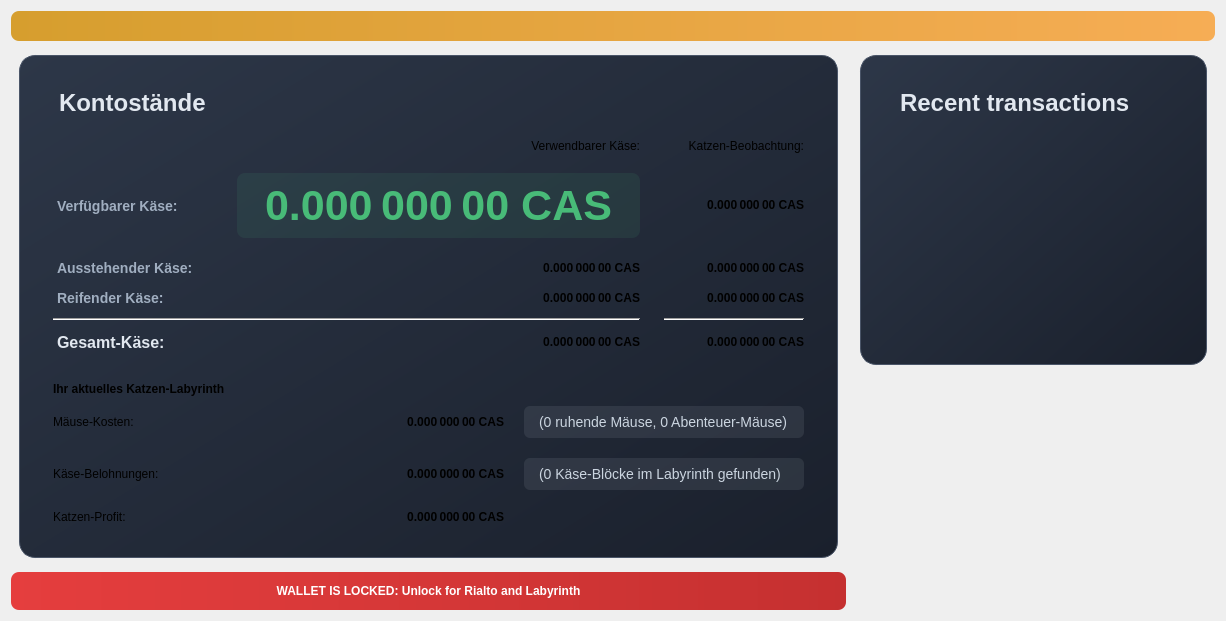
<?xml version="1.0" encoding="UTF-8"?>
<ui version="4.0">
 <class>OverviewPage</class>
 <widget class="QWidget" name="OverviewPage">
  <property name="geometry">
   <rect>
    <x>0</x>
    <y>0</y>
    <width>665</width>
    <height>427</height>
   </rect>
  </property>
  <property name="windowTitle">
   <string>Form</string>
  </property>
  <layout class="QVBoxLayout" name="topLayout">
   <item>
    <widget class="QLabel" name="labelAlerts">
     <property name="visible">
      <bool>false</bool>
     </property>
     <property name="styleSheet">
      <string notr="true">QLabel { background-color: qlineargradient(x1: 0, y1: 0, x2: 1, y2: 0, stop:0 #d69e2e, stop:1 #f6ad55); color:#ffffff; border-radius: 8px; padding: 8px; }</string>
     </property>
     <property name="wordWrap">
      <bool>true</bool>
     </property>
     <property name="margin">
      <number>3</number>
     </property>
     <property name="textInteractionFlags">
      <set>Qt::TextSelectableByMouse</set>
     </property>
    </widget>
   </item>
   <item>
    <layout class="QHBoxLayout" name="horizontalLayout" stretch="1,1">
     <item>
      <layout class="QVBoxLayout" name="verticalLayout_2">
       <item>
        <widget class="QFrame" name="frame">
         <property name="styleSheet">
          <string notr="true">#frame { 
background: qlineargradient(x1: 0, y1: 0, x2: 1, y2: 1, stop: 0 #2d3748, stop: 1 #1a202c);
border: 1px solid #4a5568;
border-radius: 16px;
padding: 24px;
margin: 8px;
}</string>
         </property>
         <property name="frameShape">
          <enum>QFrame::StyledPanel</enum>
         </property>
         <property name="frameShadow">
          <enum>QFrame::Raised</enum>
         </property>
         <layout class="QVBoxLayout" name="verticalLayout_4">
          <item>
           <layout class="QHBoxLayout" name="horizontalLayout_4">
            <item>
             <widget class="QLabel" name="label_5">
              <property name="font">
               <font>
                <pointsize>18</pointsize>
                <bold>true</bold>
               </font>
              </property>
              <property name="styleSheet">
               <string notr="true">QLabel { color: #e2e8f0; margin-bottom: 16px; }</string>
              </property>
              <property name="text">
               <string>Kontostände</string>
              </property>
             </widget>
            </item>
            <item>
             <widget class="QPushButton" name="labelWalletStatus">
              <property name="enabled">
               <bool>true</bool>
              </property>
              <property name="maximumSize">
               <size>
                <width>30</width>
                <height>16777215</height>
               </size>
              </property>
              <property name="toolTip">
               <string>The displayed information may be out of date. Your wallet automatically synchronizes with the Cascoin network after a connection is established, but this process has not completed yet.</string>
              </property>
              <property name="text">
               <string/>
              </property>
              <property name="icon">
               <iconset resource="../bitcoin.qrc">
                <normaloff>:/icons/warning</normaloff>
                <disabledoff>:/icons/warning</disabledoff>:/icons/warning</iconset>
              </property>
              <property name="iconSize">
               <size>
                <width>24</width>
                <height>24</height>
               </size>
              </property>
              <property name="flat">
               <bool>true</bool>
              </property>
             </widget>
            </item>
            <item>
             <spacer name="horizontalSpacer_3">
              <property name="orientation">
               <enum>Qt::Horizontal</enum>
              </property>
              <property name="sizeHint" stdset="0">
               <size>
                <width>40</width>
                <height>20</height>
               </size>
              </property>
             </spacer>
            </item>
           </layout>
          </item>
          <item>
           <layout class="QGridLayout" name="gridLayout">
            <property name="spacing">
             <number>16</number>
            </property>
            <property name="horizontalSpacing">
             <number>24</number>
            </property>
            <property name="verticalSpacing">
             <number>12</number>
            </property>
            <item row="2" column="2">
             <widget class="QLabel" name="labelWatchPending">
              <property name="font">
               <font>
                
                <bold>true</bold>
               </font>
              </property>
              <property name="cursor">
               <cursorShape>IBeamCursor</cursorShape>
              </property>
              <property name="toolTip">
               <string>Unconfirmed transactions to watch-only addresses</string>
              </property>
              <property name="text">
               <string notr="true">0.000 000 00 CAS</string>
              </property>
              <property name="alignment">
               <set>Qt::AlignRight|Qt::AlignTrailing|Qt::AlignVCenter</set>
              </property>
              <property name="textInteractionFlags">
               <set>Qt::LinksAccessibleByMouse|Qt::TextSelectableByKeyboard|Qt::TextSelectableByMouse</set>
              </property>
             </widget>
            </item>
            <item row="2" column="1">
             <widget class="QLabel" name="labelUnconfirmed">
              <property name="font">
               <font>
                
                <bold>true</bold>
               </font>
              </property>
              <property name="cursor">
               <cursorShape>IBeamCursor</cursorShape>
              </property>
              <property name="toolTip">
               <string>Total of transactions that have yet to be confirmed, and do not yet count toward the spendable balance</string>
              </property>
              <property name="text">
               <string notr="true">0.000 000 00 CAS</string>
              </property>
              <property name="alignment">
               <set>Qt::AlignRight|Qt::AlignTrailing|Qt::AlignVCenter</set>
              </property>
              <property name="textInteractionFlags">
               <set>Qt::LinksAccessibleByMouse|Qt::TextSelectableByKeyboard|Qt::TextSelectableByMouse</set>
              </property>
             </widget>
            </item>
            <item row="3" column="2">
             <widget class="QLabel" name="labelWatchImmature">
              <property name="font">
               <font>
                
                <bold>true</bold>
               </font>
              </property>
              <property name="cursor">
               <cursorShape>IBeamCursor</cursorShape>
              </property>
              <property name="toolTip">
               <string>Mined balance in watch-only addresses that has not yet matured</string>
              </property>
              <property name="text">
               <string notr="true">0.000 000 00 CAS</string>
              </property>
              <property name="alignment">
               <set>Qt::AlignRight|Qt::AlignTrailing|Qt::AlignVCenter</set>
              </property>
              <property name="textInteractionFlags">
               <set>Qt::LinksAccessibleByMouse|Qt::TextSelectableByKeyboard|Qt::TextSelectableByMouse</set>
              </property>
             </widget>
            </item>
            <item row="4" column="0" colspan="2">
             <widget class="Line" name="line">
              <property name="orientation">
               <enum>Qt::Horizontal</enum>
              </property>
             </widget>
            </item>
            <item row="4" column="2">
             <widget class="Line" name="lineWatchBalance">
              <property name="sizePolicy">
               <sizepolicy hsizetype="Preferred" vsizetype="Fixed">
                <horstretch>0</horstretch>
                <verstretch>0</verstretch>
               </sizepolicy>
              </property>
              <property name="minimumSize">
               <size>
                <width>140</width>
                <height>0</height>
               </size>
              </property>
              <property name="orientation">
               <enum>Qt::Horizontal</enum>
              </property>
             </widget>
            </item>
            <item row="5" column="0">
             <widget class="QLabel" name="labelTotalText">
              <property name="styleSheet">
               <string notr="true">QLabel { color: #e2e8f0; font-size: 16px; font-weight: bold; margin-right: 16px; }</string>
              </property>
              <property name="text">
               <string>Gesamt-Käse:</string>
              </property>
             </widget>
            </item>
            <item row="3" column="1">
             <widget class="QLabel" name="labelImmature">
              <property name="font">
               <font>
                
                <bold>true</bold>
               </font>
              </property>
              <property name="cursor">
               <cursorShape>IBeamCursor</cursorShape>
              </property>
              <property name="toolTip">
               <string>Mined balance that has not yet matured</string>
              </property>
              <property name="text">
               <string notr="true">0.000 000 00 CAS</string>
              </property>
              <property name="alignment">
               <set>Qt::AlignRight|Qt::AlignTrailing|Qt::AlignVCenter</set>
              </property>
              <property name="textInteractionFlags">
               <set>Qt::LinksAccessibleByMouse|Qt::TextSelectableByKeyboard|Qt::TextSelectableByMouse</set>
              </property>
             </widget>
            </item>
            <item row="2" column="3">
             <spacer name="horizontalSpacer_2">
              <property name="orientation">
               <enum>Qt::Horizontal</enum>
              </property>
              <property name="sizeHint" stdset="0">
               <size>
                <width>40</width>
                <height>20</height>
               </size>
              </property>
             </spacer>
            </item>
            <item row="3" column="0">
             <widget class="QLabel" name="labelImmatureText">
              <property name="styleSheet">
               <string notr="true">QLabel { color: #a0aec0; font-size: 14px; font-weight: bold; margin-right: 16px; }</string>
              </property>
              <property name="text">
               <string>Reifender Käse:</string>
              </property>
             </widget>
            </item>
            <item row="5" column="1">
             <widget class="QLabel" name="labelTotal">
              <property name="font">
               <font>
                
                <bold>true</bold>
               </font>
              </property>
              <property name="cursor">
               <cursorShape>IBeamCursor</cursorShape>
              </property>
              <property name="toolTip">
               <string>Your current total balance</string>
              </property>
              <property name="text">
               <string notr="true">0.000 000 00 CAS</string>
              </property>
              <property name="alignment">
               <set>Qt::AlignRight|Qt::AlignTrailing|Qt::AlignVCenter</set>
              </property>
              <property name="textInteractionFlags">
               <set>Qt::LinksAccessibleByMouse|Qt::TextSelectableByKeyboard|Qt::TextSelectableByMouse</set>
              </property>
             </widget>
            </item>
            <item row="5" column="2">
             <widget class="QLabel" name="labelWatchTotal">
              <property name="font">
               <font>
                
                <bold>true</bold>
               </font>
              </property>
              <property name="cursor">
               <cursorShape>IBeamCursor</cursorShape>
              </property>
              <property name="toolTip">
               <string>Current total balance in watch-only addresses</string>
              </property>
              <property name="text">
               <string notr="true">0.000 000 00 CAS</string>
              </property>
              <property name="alignment">
               <set>Qt::AlignRight|Qt::AlignTrailing|Qt::AlignVCenter</set>
              </property>
              <property name="textInteractionFlags">
               <set>Qt::LinksAccessibleByMouse|Qt::TextSelectableByKeyboard|Qt::TextSelectableByMouse</set>
              </property>
             </widget>
            </item>
            <item row="0" column="2">
             <widget class="QLabel" name="labelWatchonly">
              <property name="text">
               <string>Katzen-Beobachtung:</string>
              </property>
              <property name="alignment">
               <set>Qt::AlignRight|Qt::AlignTrailing|Qt::AlignVCenter</set>
              </property>
             </widget>
            </item>
            <item row="1" column="0">
             <widget class="QLabel" name="labelBalanceText">
              <property name="styleSheet">
               <string notr="true">QLabel { color: #a0aec0; font-size: 14px; font-weight: bold; margin-right: 16px; }</string>
              </property>
              <property name="text">
               <string>Verfügbarer Käse:</string>
              </property>
             </widget>
            </item>
            <item row="1" column="1">
             <widget class="QLabel" name="labelBalance">
              <property name="font">
               <font>
                <pointsize>32</pointsize>
                <bold>true</bold>
               </font>
              </property>
              <property name="cursor">
               <cursorShape>IBeamCursor</cursorShape>
              </property>
              <property name="toolTip">
               <string>Your current spendable balance</string>
              </property>
              <property name="styleSheet">
               <string notr="true">QLabel { 
color: #48bb78; 
font-weight: bold; 
margin: 8px 0; 
padding: 8px 16px; 
background: rgba(72, 187, 120, 0.1); 
border-radius: 8px;
}</string>
              </property>
              <property name="text">
               <string notr="true">0.000 000 00 CAS</string>
              </property>
              <property name="alignment">
               <set>Qt::AlignRight|Qt::AlignTrailing|Qt::AlignVCenter</set>
              </property>
              <property name="textInteractionFlags">
               <set>Qt::LinksAccessibleByMouse|Qt::TextSelectableByKeyboard|Qt::TextSelectableByMouse</set>
              </property>
             </widget>
            </item>
            <item row="1" column="2">
             <widget class="QLabel" name="labelWatchAvailable">
              <property name="font">
               <font>
                
                <bold>true</bold>
               </font>
              </property>
              <property name="cursor">
               <cursorShape>IBeamCursor</cursorShape>
              </property>
              <property name="toolTip">
               <string>Your current balance in watch-only addresses</string>
              </property>
              <property name="text">
               <string notr="true">0.000 000 00 CAS</string>
              </property>
              <property name="alignment">
               <set>Qt::AlignRight|Qt::AlignTrailing|Qt::AlignVCenter</set>
              </property>
              <property name="textInteractionFlags">
               <set>Qt::LinksAccessibleByMouse|Qt::TextSelectableByKeyboard|Qt::TextSelectableByMouse</set>
              </property>
             </widget>
            </item>
            <item row="2" column="0">
             <widget class="QLabel" name="labelPendingText">
              <property name="styleSheet">
               <string notr="true">QLabel { color: #a0aec0; font-size: 14px; font-weight: bold; margin-right: 16px; }</string>
              </property>
              <property name="text">
               <string>Ausstehender Käse:</string>
              </property>
             </widget>
            </item>
            <item row="0" column="1">
             <widget class="QLabel" name="labelSpendable">
              <property name="text">
               <string>Verwendbarer Käse:</string>
              </property>
              <property name="alignment">
               <set>Qt::AlignRight|Qt::AlignTrailing|Qt::AlignVCenter</set>
              </property>
             </widget>
            </item>
           </layout>
          </item>
          <item>
           <spacer name="verticalSpacer_3">
            <property name="orientation">
             <enum>Qt::Vertical</enum>
            </property>
            <property name="sizeType">
             <enum>QSizePolicy::Fixed</enum>
            </property>
            <property name="sizeHint" stdset="0">
             <size>
              <width>20</width>
              <height>20</height>
             </size>
            </property>
           </spacer>
          </item>
          <item>
           <layout class="QHBoxLayout" name="horizontalLayout_3">
            <item>
             <widget class="QLabel" name="label_6">
              <property name="font">
               <font>
                
                <bold>true</bold>
               </font>
              </property>
              <property name="text">
               <string>Ihr aktuelles Katzen-Labyrinth</string>
              </property>
             </widget>
            </item>
            <item>
             <widget class="QPushButton" name="beeButton">
              <property name="enabled">
               <bool>true</bool>
              </property>
              <property name="maximumSize">
               <size>
                <width>30</width>
                <height>16777215</height>
               </size>
              </property>
              <property name="toolTip">
               <string>The displayed information may be out of date. Your wallet automatically synchronizes with the Cascoin network after a connection is established, but this process has not completed yet.</string>
              </property>
              <property name="text">
               <string/>
              </property>
              <property name="icon">
               <iconset resource="../bitcoin.qrc">
                <normaloff>:/icons/bee</normaloff>:/icons/bee</iconset>
              </property>
              <property name="iconSize">
               <size>
                <width>24</width>
                <height>24</height>
               </size>
              </property>
              <property name="flat">
               <bool>true</bool>
              </property>
             </widget>
            </item>
            <item>
             <spacer name="horizontalSpacer_4">
              <property name="orientation">
               <enum>Qt::Horizontal</enum>
              </property>
              <property name="sizeHint" stdset="0">
               <size>
                <width>40</width>
                <height>20</height>
               </size>
              </property>
             </spacer>
            </item>
           </layout>
          </item>
          <item>
           <layout class="QGridLayout" name="gridLayout_2">
            <property name="spacing">
             <number>20</number>
            </property>
            <item row="2" column="0">
             <widget class="QLabel" name="profitLabel_2">
              <property name="text">
               <string>Katzen-Profit:</string>
              </property>
             </widget>
            </item>
            <item row="1" column="0">
             <widget class="QLabel" name="rewardsLabel">
              <property name="text">
               <string>Käse-Belohnungen:</string>
              </property>
             </widget>
            </item>
            <item row="1" column="1">
             <widget class="QLabel" name="rewardsPaidLabel">
              <property name="font">
               <font>
                
                <bold>true</bold>
               </font>
              </property>
              <property name="text">
               <string>0.000 000 00 CAS</string>
              </property>
              <property name="alignment">
               <set>Qt::AlignRight|Qt::AlignTrailing|Qt::AlignVCenter</set>
              </property>
             </widget>
            </item>
            <item row="0" column="1">
             <widget class="QLabel" name="costLabel">
              <property name="font">
               <font>
                
                <bold>true</bold>
               </font>
              </property>
              <property name="text">
               <string>0.000 000 00 CAS</string>
              </property>
              <property name="alignment">
               <set>Qt::AlignRight|Qt::AlignTrailing|Qt::AlignVCenter</set>
              </property>
             </widget>
            </item>
            <item row="2" column="1">
             <widget class="QLabel" name="profitLabel">
              <property name="font">
               <font>
                
                <bold>true</bold>
               </font>
              </property>
              <property name="text">
               <string>0.000 000 00 CAS</string>
              </property>
              <property name="alignment">
               <set>Qt::AlignRight|Qt::AlignTrailing|Qt::AlignVCenter</set>
              </property>
             </widget>
            </item>
            <item row="0" column="0">
             <widget class="QLabel" name="costLabel_2">
              <property name="text">
               <string>Mäuse-Kosten:</string>
              </property>
             </widget>
            </item>
            <item row="0" column="2">
             <widget class="QLabel" name="miceStatusLabel">
              <property name="styleSheet">
               <string notr="true">QLabel { 
color: #cbd5e0; 
font-size: 14px; 
padding: 8px 12px; 
background: rgba(203, 213, 224, 0.1); 
border-radius: 6px;
}</string>
              </property>
              <property name="text">
               <string>(0 ruhende Mäuse, 0 Abenteuer-Mäuse)</string>
              </property>
              <property name="alignment">
               <set>Qt::AlignLeft|Qt::AlignVCenter</set>
              </property>
             </widget>
            </item>
            <item row="1" column="2">
             <widget class="QLabel" name="blocksFoundStatusLabel">
              <property name="styleSheet">
               <string notr="true">QLabel { 
color: #cbd5e0; 
font-size: 14px; 
padding: 8px 12px; 
background: rgba(203, 213, 224, 0.1); 
border-radius: 6px;
}</string>
              </property>
              <property name="text">
               <string>(0 Käse-Blöcke im Labyrinth gefunden)</string>
              </property>
              <property name="alignment">
               <set>Qt::AlignLeft|Qt::AlignVCenter</set>
              </property>
             </widget>
            </item>
           </layout>
          </item>
         </layout>
        </widget>
       </item>
       <item>
        <widget class="QPushButton" name="unlockWalletButton">
         <property name="minimumSize">
          <size>
           <width>100</width>
           <height>0</height>
          </size>
         </property>
         <property name="font">
          <font>
           
           <bold>true</bold>
          </font>
         </property>
         <property name="toolTip">
          <string>Click to unlock your wallet for Labyrinth mining and Rialto messaging. Note that this doesn't unlock the wallet for transactions; you must
 still fully unlock it to send funds.</string>
         </property>
         <property name="styleSheet">
          <string notr="true">
QPushButton { 
  background: qlineargradient(x1: 0, y1: 0, x2: 1, y2: 0, stop: 0 #e53e3e, stop: 1 #c53030);
  color: #ffffff;
  border: none;
  border-radius: 8px;
  padding: 12px 24px;
  font-weight: bold;
}
QPushButton:hover { 
  background: qlineargradient(x1: 0, y1: 0, x2: 1, y2: 0, stop: 0 #c53030, stop: 1 #9c2626);
}
QPushButton:pressed { 
  background: qlineargradient(x1: 0, y1: 0, x2: 1, y2: 0, stop: 0 #9c2626, stop: 1 #822727);
}
          </string>
         </property>
         <property name="text">
          <string>WALLET IS LOCKED: Unlock for Rialto and Labyrinth</string>
         </property>
         <property name="icon">
          <iconset resource="../bitcoin.qrc">
           <normaloff>:/icons/lock_closed</normaloff>:/icons/lock_closed</iconset>
         </property>
        </widget>
       </item>
       <item>
        <spacer name="verticalSpacer">
         <property name="orientation">
          <enum>Qt::Vertical</enum>
         </property>
         <property name="sizeHint" stdset="0">
          <size>
           <width>20</width>
           <height>40</height>
          </size>
         </property>
        </spacer>
       </item>
      </layout>
     </item>
     <item>
      <layout class="QVBoxLayout" name="verticalLayout_3">
       <item>
        <widget class="QFrame" name="frame_2">
         <property name="styleSheet">
          <string notr="true">#frame_2 { 
background: qlineargradient(x1: 0, y1: 0, x2: 1, y2: 1, stop: 0 #2d3748, stop: 1 #1a202c);
border: 1px solid #4a5568;
border-radius: 16px;
padding: 24px;
margin: 8px;
}</string>
         </property>
         <property name="frameShape">
          <enum>QFrame::StyledPanel</enum>
         </property>
         <property name="frameShadow">
          <enum>QFrame::Raised</enum>
         </property>
         <layout class="QVBoxLayout" name="verticalLayout">
          <item>
           <layout class="QHBoxLayout" name="horizontalLayout_2">
            <item>
             <widget class="QLabel" name="label_4">
              <property name="font">
               <font>
                <pointsize>18</pointsize>
                <bold>true</bold>
               </font>
              </property>
              <property name="styleSheet">
               <string notr="true">QLabel { color: #e2e8f0; margin-bottom: 16px; }</string>
              </property>
              <property name="text">
               <string>Recent transactions</string>
              </property>
             </widget>
            </item>
            <item>
             <widget class="QPushButton" name="labelTransactionsStatus">
              <property name="enabled">
               <bool>true</bool>
              </property>
              <property name="maximumSize">
               <size>
                <width>30</width>
                <height>16777215</height>
               </size>
              </property>
              <property name="toolTip">
               <string>The displayed information may be out of date. Your wallet automatically synchronizes with the Cascoin network after a connection is established, but this process has not completed yet.</string>
              </property>
              <property name="text">
               <string/>
              </property>
              <property name="icon">
               <iconset resource="../bitcoin.qrc">
                <normaloff>:/icons/warning</normaloff>
                <disabledoff>:/icons/warning</disabledoff>:/icons/warning</iconset>
              </property>
              <property name="iconSize">
               <size>
                <width>24</width>
                <height>24</height>
               </size>
              </property>
              <property name="flat">
               <bool>true</bool>
              </property>
             </widget>
            </item>
            <item>
             <spacer name="horizontalSpacer">
              <property name="orientation">
               <enum>Qt::Horizontal</enum>
              </property>
              <property name="sizeHint" stdset="0">
               <size>
                <width>40</width>
                <height>20</height>
               </size>
              </property>
             </spacer>
            </item>
           </layout>
          </item>
          <item>
           <widget class="QListView" name="listTransactions">
            <property name="styleSheet">
             <string notr="true">QListView { background: transparent; }</string>
            </property>
            <property name="frameShape">
             <enum>QFrame::NoFrame</enum>
            </property>
            <property name="verticalScrollBarPolicy">
             <enum>Qt::ScrollBarAlwaysOff</enum>
            </property>
            <property name="horizontalScrollBarPolicy">
             <enum>Qt::ScrollBarAlwaysOff</enum>
            </property>
            <property name="selectionMode">
             <enum>QAbstractItemView::NoSelection</enum>
            </property>
           </widget>
          </item>
         </layout>
        </widget>
       </item>
       <item>
        <spacer name="verticalSpacer_2">
         <property name="orientation">
          <enum>Qt::Vertical</enum>
         </property>
         <property name="sizeHint" stdset="0">
          <size>
           <width>20</width>
           <height>40</height>
          </size>
         </property>
        </spacer>
       </item>
      </layout>
     </item>
    </layout>
   </item>
  </layout>
 </widget>
 <resources>
  <include location="../bitcoin.qrc"/>
 </resources>
 <connections/>
</ui>
